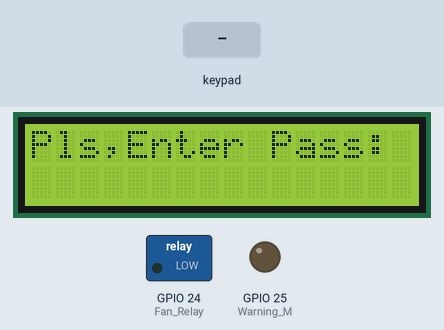
Simulated run of this program. Board: Raspberry Pi (BCM pin numbers). On the bench: 16×2 character LCD, switched loads named in the program (green lamp = pin HIGH), output pins drawn as LEDs (lit = HIGH). Inputs (shaded band) come from the test bench. Pins used as bus, display or sensor lines are not drawn; what the program prints to the terminal is not drawn.

Above: at 3.3 s.
3.4 s: key '*' pressed
At 4.7 s:
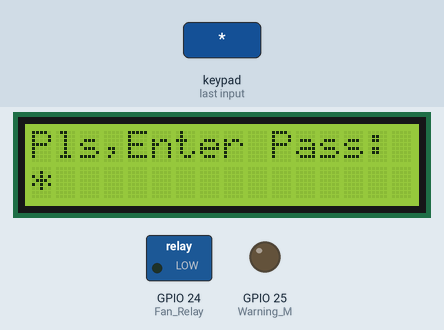
5.0 s: keypad keys 1 2 # pressed 0.4 s apart
At 7.1 s:
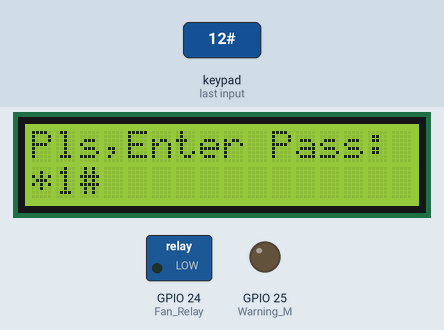
7.7 s: key '#' pressed
At 9.9 s:
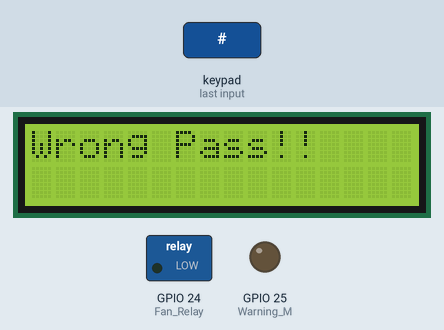
12.9 s: keypad keys 2 5 # pressed 0.4 s apart
At 14.4 s:
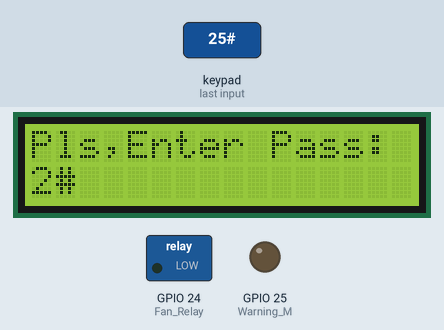
15.6 s: keypad keys 1 2 * pressed 0.4 s apart
At 17.0 s:
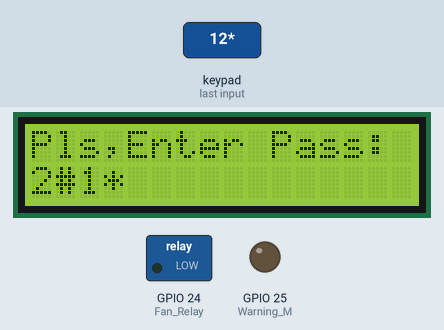
Timing chart, 0 to 18.6 s (numbered marks = the images above; inputs shaded):
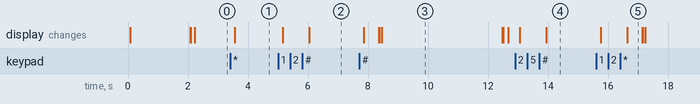

Measured:
- after the input at 3.4 s, the display: changes after 0.16 s (image 1)
- after the input at 5.0 s, the display: first changes after 0.16 s (image 2 shows a later state)
- after the input at 7.7 s, the display: first changes after 0.16 s (image 3 shows a later state)
- after the input at 12.9 s, the display: first changes after 0.16 s (image 4 shows a later state)
- after the input at 15.6 s, the display: first changes after 0.16 s (image 5 shows a later state)
- what the display in image 3 shows lasts 4.0 s, from 8.5 s to 12.5 s
- what the display in image 5 shows lasts 0.5 s, from 16.6 s to 17.1 s

The program:

Security_System.py
```python
import RPi.GPIO as GPIO
from time import sleep

Fan_Relay = 24
Warning_M = 25
Button_Pin = 21
# Define GPIO to LCD mapping
LCD_RS = 22
LCD_E = 23
LCD_D4 = 4
LCD_D5 = 17
LCD_D6 = 18
LCD_D7 = 27
# Define some device constants
LCD_WIDTH = 16  # Maximum characters per line
LCD_CHR = True
LCD_CMD = False
LCD_LINE_1 = 0x80  # LCD RAM address for the 1st line
LCD_LINE_2 = 0xC0  # LCD RAM address for the 2nd line
# Define keypad matrix
KEYPAD = [
    [1, 2, 3],
    [4, 5, 6],
    [7, 8, 9],
    ["*", 0, "#"]
]

# Define keypad GPIO pins
ROW_PINS = [16, 5, 19, 13]  # Rows 1, 2, 3, 4
COL_PINS = [6, 12, 20]  # Columns 1, 2, 3

# Set GPIO mode and setup keypad pins
GPIO.setwarnings(False)
GPIO.setmode(GPIO.BCM)
GPIO.setup(LCD_E, GPIO.OUT)  # E
GPIO.setup(LCD_RS, GPIO.OUT)  # RS
GPIO.setup(LCD_D4, GPIO.OUT)  # DB4
GPIO.setup(LCD_D5, GPIO.OUT)  # DB5
GPIO.setup(LCD_D6, GPIO.OUT)  # DB6
GPIO.setup(LCD_D7, GPIO.OUT)  # DB7
GPIO.setup(Fan_Relay, GPIO.OUT)  # Fan_Relay
GPIO.setup(Warning_M, GPIO.OUT)  # Warning_M]
GPIO.setup(Button_Pin, GPIO.IN, pull_up_down=GPIO.PUD_UP)
for pin in ROW_PINS:
    GPIO.setup(pin, GPIO.OUT)
    GPIO.output(pin, GPIO.HIGH)
for pin in COL_PINS:
    GPIO.setup(pin, GPIO.IN, pull_up_down=GPIO.PUD_UP)


# ============LCD==============
def lcd_init():
    # Initialise display
    lcd_byte(0x33, LCD_CMD)  # 110011 Initialise
    lcd_byte(0x32, LCD_CMD)  # 110010 Initialise (Set to 4-bit mode)
    lcd_byte(0x06, LCD_CMD)  # 000110 (Cursor move direction)
    lcd_byte(0x0C, LCD_CMD)  # 001100 (Display On,Cursor Off, Blink Off)
    lcd_byte(0x28, LCD_CMD)  # 101000 (Data length, number of lines, font size)
    lcd_byte(0x01, LCD_CMD)  # 000001 (Clear display)
    sleep(0.0005)


def lcd_byte(bits, mode):
    GPIO.output(LCD_RS, mode)  # RS
    # High bits
    GPIO.output(LCD_D4, False)
    GPIO.output(LCD_D5, False)
    GPIO.output(LCD_D6, False)
    GPIO.output(LCD_D7, False)
    if bits & 0x10 == 0x10:
        GPIO.output(LCD_D4, True)
    if bits & 0x20 == 0x20:
        GPIO.output(LCD_D5, True)
    if bits & 0x40 == 0x40:
        GPIO.output(LCD_D6, True)
    if bits & 0x80 == 0x80:
        GPIO.output(LCD_D7, True)
    # Toggle 'Enable' pin
    lcd_toggle_enable()
    # Low bits
    GPIO.output(LCD_D4, False)
    GPIO.output(LCD_D5, False)
    GPIO.output(LCD_D6, False)
    GPIO.output(LCD_D7, False)
    if bits & 0x01 == 0x01:
        GPIO.output(LCD_D4, True)
    if bits & 0x02 == 0x02:
        GPIO.output(LCD_D5, True)
    if bits & 0x04 == 0x04:
        GPIO.output(LCD_D6, True)
    if bits & 0x08 == 0x08:
        GPIO.output(LCD_D7, True)
    # Toggle 'Enable' pin
    lcd_toggle_enable()


def lcd_toggle_enable():
    # Toggle enable
    sleep(0.0005)
    GPIO.output(LCD_E, True)
    sleep(0.0005)
    GPIO.output(LCD_E, False)
    sleep(0.0005)


def lcd_string(message, line):
    # Send string to display
    message = message.ljust(LCD_WIDTH, " ")
    lcd_byte(line, LCD_CMD)
    for i in range(LCD_WIDTH):
        lcd_byte(ord(message[i]), LCD_CHR)


# Function to read the keypad
def read_keypad():
    # Scan rows for key press
    for i, row_pin in enumerate(ROW_PINS):
        GPIO.output(row_pin, GPIO.LOW)
        for j, col_pin in enumerate(COL_PINS):
            if GPIO.input(col_pin) == GPIO.LOW:
                while GPIO.input(col_pin) == GPIO.LOW:
                    pass  # Wait for key release
                GPIO.output(row_pin, GPIO.HIGH)
                return KEYPAD[i][j]
        GPIO.output(row_pin, GPIO.HIGH)

    return None


# Main function
def main():
    lcd_init()
    lcd_string("HI....", LCD_LINE_1)
    sleep(2)
    lcd_string("", LCD_LINE_1)  # Clear line 2 initially
    code = [1, 2, 3, 4]  # Code to match against
    sequence = []  # Entered sequence
    attempts = 0  # Failed attempts counter
    lcd_string("", LCD_LINE_2)  # Clear line 2 initially
    cursor_position = 0  # Initialize cursor position
    try:
        while True:
            lcd_string("Pls,Enter Pass:", LCD_LINE_1)
            key = read_keypad()
            if key is not None:
                sequence.append(key)
                print("Pressed:", key)
                lcd_byte(0xC0 + cursor_position, LCD_CMD)  # Set cursor to current position
                lcd_byte(ord(str(key)), LCD_CHR)  # Print the digit at the current position
                cursor_position += 1  # Move cursor to the right
                if cursor_position >= LCD_WIDTH:  # Wrap around to the beginning if end of line reached
                    cursor_position = 0
                sleep(0.5)
                if len(sequence) == 4:
                    if sequence == code:
                        lcd_string("", LCD_LINE_2)  # Clear line 2 initially
                        print("Welcome")
                        GPIO.output(Fan_Relay, 1)
                        lcd_string("Welcome ^_^", LCD_LINE_1)
                        attempts = 0  # Reset failed attempts counter
                        sleep(4)
                        lcd_string("", LCD_LINE_1)  # Clear line 2 initially
                        lcd_byte(0xC0, LCD_CMD)  # Set cursor to current position
                        cursor_position = 0
                    else:
                        attempts += 1
                        if attempts == 3:
                            lcd_string("", LCD_LINE_2)  # Clear line 2 initially
                            print("Warning: Maximum attempts reached!")
                            GPIO.output(Warning_M, 1)
                            lcd_string("Warning!!!!!", LCD_LINE_1)
                            break
                        else:
                            lcd_string("", LCD_LINE_2)  # Clear line 2 initially
                            print("Wrong Pass!!")
                            GPIO.output(Fan_Relay, 0)
                            lcd_string("Wrong Pass!!", LCD_LINE_1)
                            sleep(4)
                            lcd_string("", LCD_LINE_1)  # Clear line 2 initially
                            lcd_byte(0xC0, LCD_CMD)  # Set cursor to current position
                            cursor_position = 0
                    sequence = []  # Reset sequence
            sleep(0.1)
    except KeyboardInterrupt:
        pass
    finally:
        GPIO.cleanup()


if __name__ == '__main__':
    main()
```
